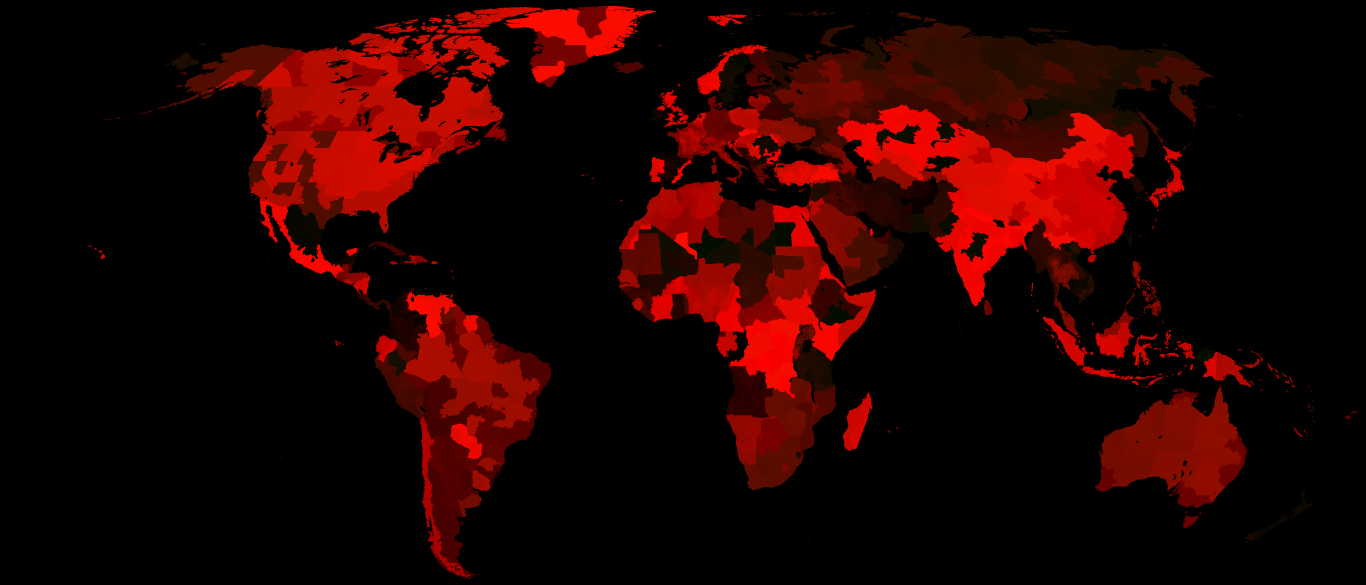
#> input picture raw/id.png, 4096 x 1755 px (shown at 1/3 size)
$ python coast.py
#> lines starting #> are read from the running program, lines starting #| are printed output that depends on the picture; after the words box and inside, x2 and y2 are one past the last pixel; in counts of white or black regions, pixels touching at a corner belong together
"""v1.0 — Distancia a la costa (agua) a media resolución → raw/coast.png (0 = tierra, 1..255 = mar, más lejos = mayor)."""
import numpy as np
from PIL import Image
from scipy import ndimage
im = np.asarray(Image.open('raw/id.png').convert('RGB')); land = (im[..., 0].astype(int) + im[..., 1].astype(int) * 256) > 0
#> further down, im is the input picture: shape (1755, 4096, 3); mean R, G, B 34.6, 2.2, 0
#> after `land = im[..., 0].astype(int) + im[..., 1].astype(int) * 256 > 0`:
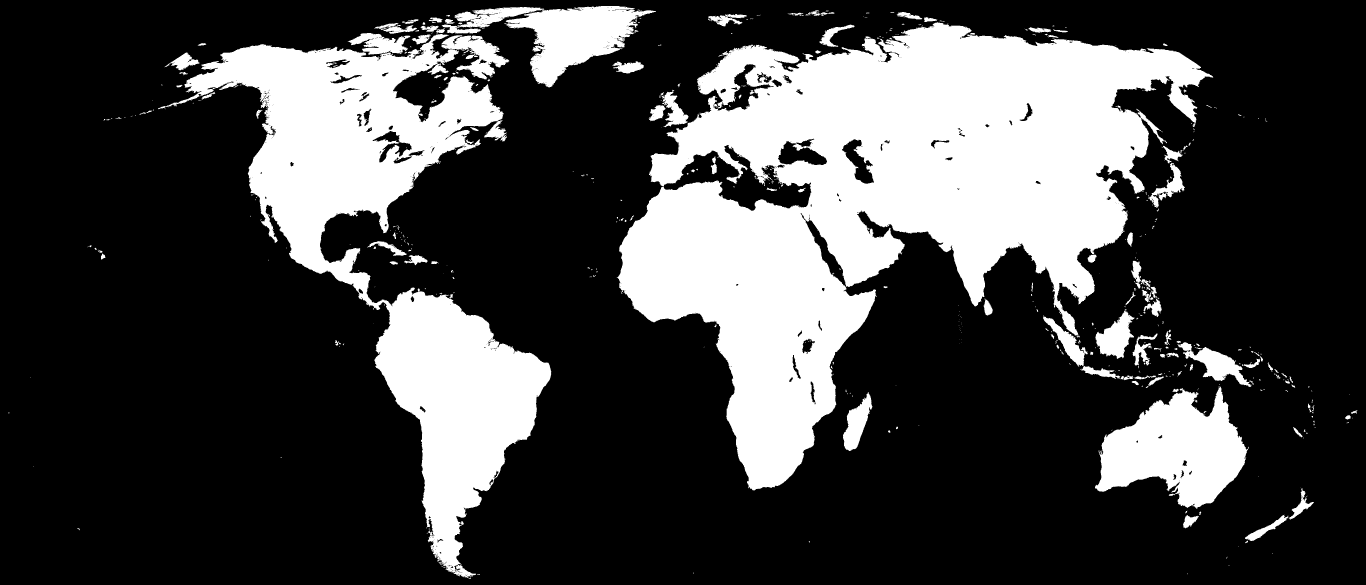
#> land: shape (1755, 4096) bool (shown at 1/3 size); 26.7% white; 572 white regions (376 under 20 px), largest, box (x1, y1, x2, y2) and area: (1850, 67, 3640, 1472) 1125267, (474, 102, 1654, 1735) 540182, (3285, 1160, 3747, 1527) 98043
d = ndimage.distance_transform_edt(~land)
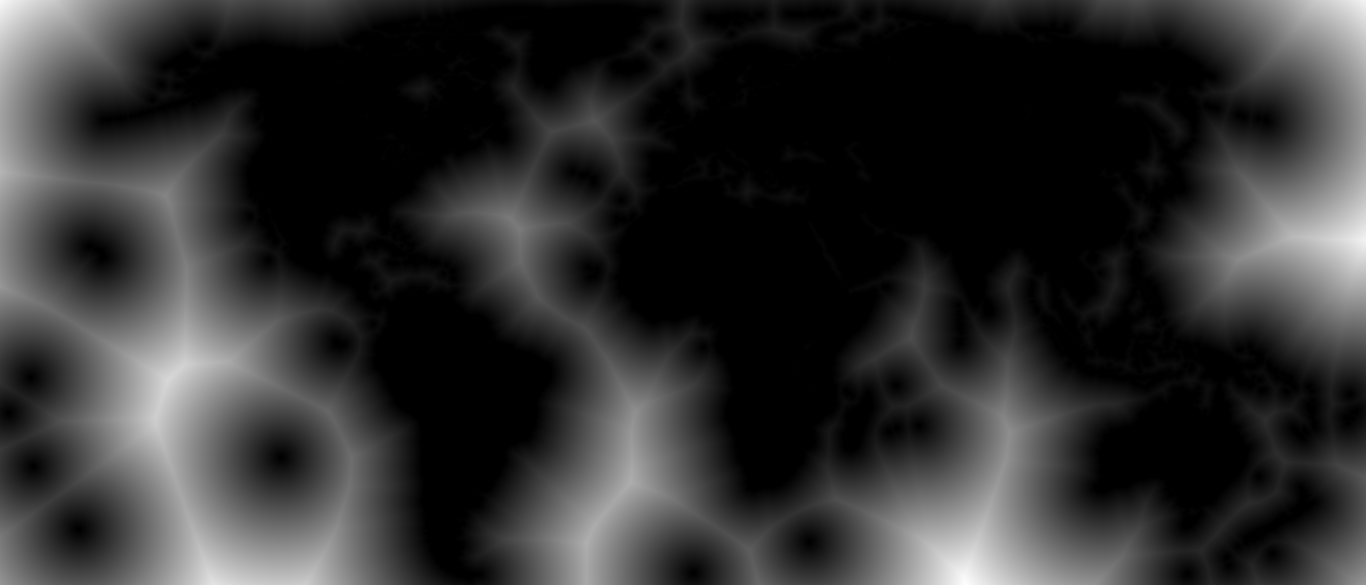
#> d: shape (1755, 4096) float64 (shown at 1/3 size); min 0, max 484.2, mean 91.3; drawn with min black and max white
v = np.where(land, 0, 1 + np.minimum(254, d * 5)).astype(np.float32)
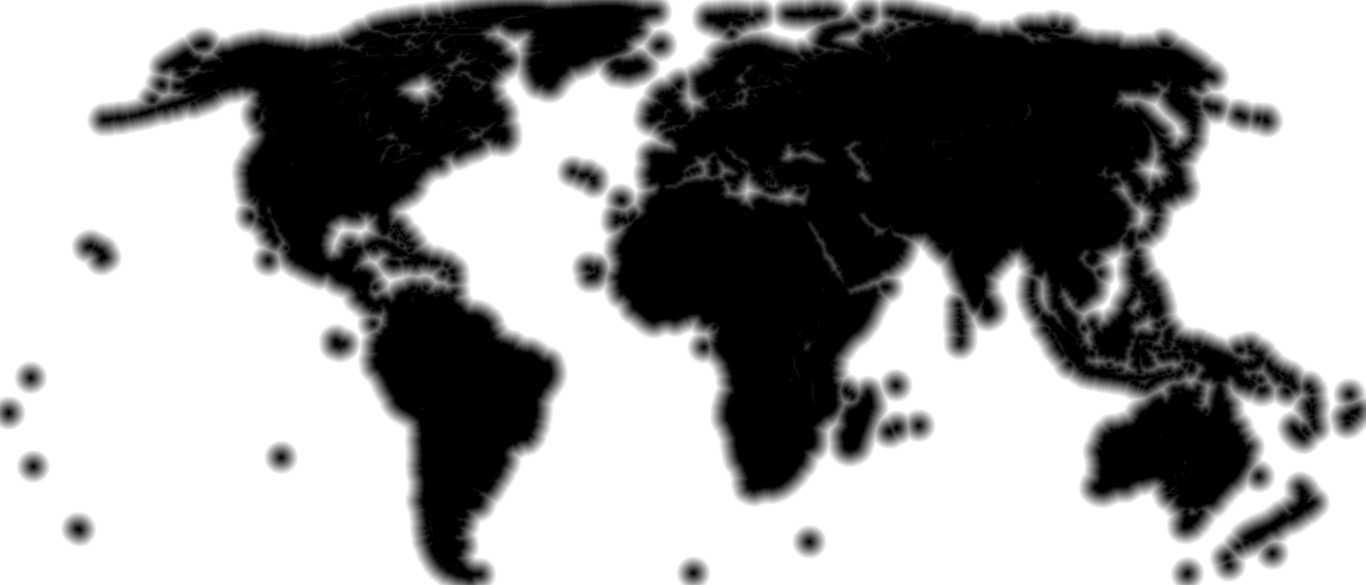
#> v: shape (1755, 4096) float32 (shown at 1/3 size); min 0, max 255, mean 153.8
h, w = v.shape; v = v[:h // 2 * 2, :w].reshape(h // 2, 2, w // 2, 2).mean((1, 3))
#> after `h, w = v.shape`: h = 1755; w = 4096
Image.fromarray(np.round(v).astype(np.uint8), 'L').save('raw/coast.png', optimize=True)
print(v.shape)
#| (877, 2048)
